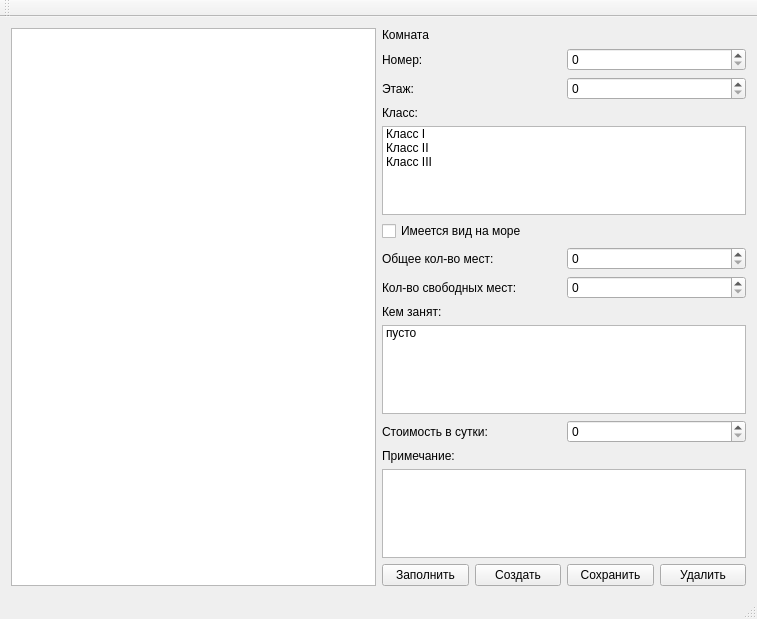
<?xml version="1.0" encoding="UTF-8"?>
<ui version="4.0">
 <class>hoteladminClass</class>
 <widget class="QMainWindow" name="hoteladminClass">
  <property name="geometry">
   <rect>
    <x>0</x>
    <y>0</y>
    <width>757</width>
    <height>619</height>
   </rect>
  </property>
  <property name="windowTitle">
   <string>hoteladmin</string>
  </property>
  <widget class="QWidget" name="centralWidget">
   <layout class="QGridLayout" name="gridLayout">
    <item row="0" column="0">
     <widget class="QListWidget" name="browser"/>
    </item>
    <item row="0" column="1">
     <layout class="QVBoxLayout" name="verticalLayout_2">
      <item>
       <layout class="QVBoxLayout" name="verticalLayout">
        <item>
         <widget class="QLabel" name="label">
          <property name="text">
           <string>Комната</string>
          </property>
         </widget>
        </item>
        <item>
         <layout class="QHBoxLayout" name="horizontalLayout_2">
          <item>
           <widget class="QLabel" name="label_2">
            <property name="text">
             <string>Номер:</string>
            </property>
           </widget>
          </item>
          <item>
           <widget class="QSpinBox" name="room"/>
          </item>
         </layout>
        </item>
        <item>
         <layout class="QHBoxLayout" name="horizontalLayout_3">
          <item>
           <widget class="QLabel" name="label_3">
            <property name="text">
             <string>Этаж:</string>
            </property>
           </widget>
          </item>
          <item>
           <widget class="QSpinBox" name="floor"/>
          </item>
         </layout>
        </item>
       </layout>
      </item>
      <item>
       <widget class="QLabel" name="label_4">
        <property name="text">
         <string>Класс:</string>
        </property>
       </widget>
      </item>
      <item>
       <widget class="QListWidget" name="classSelection">
        <item>
         <property name="text">
          <string>Класс I</string>
         </property>
        </item>
        <item>
         <property name="text">
          <string>Класс II</string>
         </property>
        </item>
        <item>
         <property name="text">
          <string>Класс III</string>
         </property>
        </item>
       </widget>
      </item>
      <item>
       <widget class="QCheckBox" name="seaview">
        <property name="text">
         <string>Имеется вид на море</string>
        </property>
       </widget>
      </item>
      <item>
       <layout class="QHBoxLayout" name="horizontalLayout_5">
        <item>
         <widget class="QLabel" name="label_5">
          <property name="text">
           <string>Общее кол-во мест:        </string>
          </property>
         </widget>
        </item>
        <item>
         <widget class="QSpinBox" name="numberRoom"/>
        </item>
       </layout>
      </item>
      <item>
       <layout class="QHBoxLayout" name="horizontalLayout_4">
        <item>
         <widget class="QLabel" name="label_6">
          <property name="text">
           <string>Кол-во свободных мест:</string>
          </property>
         </widget>
        </item>
        <item>
         <widget class="QSpinBox" name="numberFreeRoom"/>
        </item>
       </layout>
      </item>
      <item>
       <widget class="QLabel" name="label_7">
        <property name="text">
         <string>Кем занят:</string>
        </property>
       </widget>
      </item>
      <item>
       <widget class="QListWidget" name="whoTake">
        <item>
         <property name="text">
          <string>пусто </string>
         </property>
        </item>
       </widget>
      </item>
      <item>
       <layout class="QHBoxLayout" name="horizontalLayout_6">
        <item>
         <widget class="QLabel" name="label_9">
          <property name="text">
           <string>Стоимость в сутки:</string>
          </property>
         </widget>
        </item>
        <item>
         <widget class="QSpinBox" name="cost"/>
        </item>
       </layout>
      </item>
      <item>
       <widget class="QLabel" name="label_8">
        <property name="text">
         <string>Примечание:</string>
        </property>
       </widget>
      </item>
      <item>
       <widget class="QTextEdit" name="note"/>
      </item>
      <item>
       <layout class="QHBoxLayout" name="horizontalLayout">
        <item>
         <widget class="QPushButton" name="btnFill">
          <property name="text">
           <string>Заполнить</string>
          </property>
         </widget>
        </item>
        <item>
         <widget class="QPushButton" name="btnCreate">
          <property name="text">
           <string>Создать</string>
          </property>
         </widget>
        </item>
        <item>
         <widget class="QPushButton" name="btnSave">
          <property name="text">
           <string>Сохранить</string>
          </property>
         </widget>
        </item>
        <item>
         <widget class="QPushButton" name="btnDelete">
          <property name="text">
           <string>Удалить</string>
          </property>
         </widget>
        </item>
       </layout>
      </item>
     </layout>
    </item>
   </layout>
  </widget>
  <widget class="QMenuBar" name="menuBar">
   <property name="geometry">
    <rect>
     <x>0</x>
     <y>0</y>
     <width>757</width>
     <height>21</height>
    </rect>
   </property>
  </widget>
  <widget class="QToolBar" name="mainToolBar">
   <attribute name="toolBarArea">
    <enum>TopToolBarArea</enum>
   </attribute>
   <attribute name="toolBarBreak">
    <bool>false</bool>
   </attribute>
  </widget>
  <widget class="QStatusBar" name="statusBar"/>
 </widget>
 <layoutdefault spacing="6" margin="11"/>
 <resources>
  <include location="hoteladmin.qrc"/>
 </resources>
 <connections/>
</ui>
